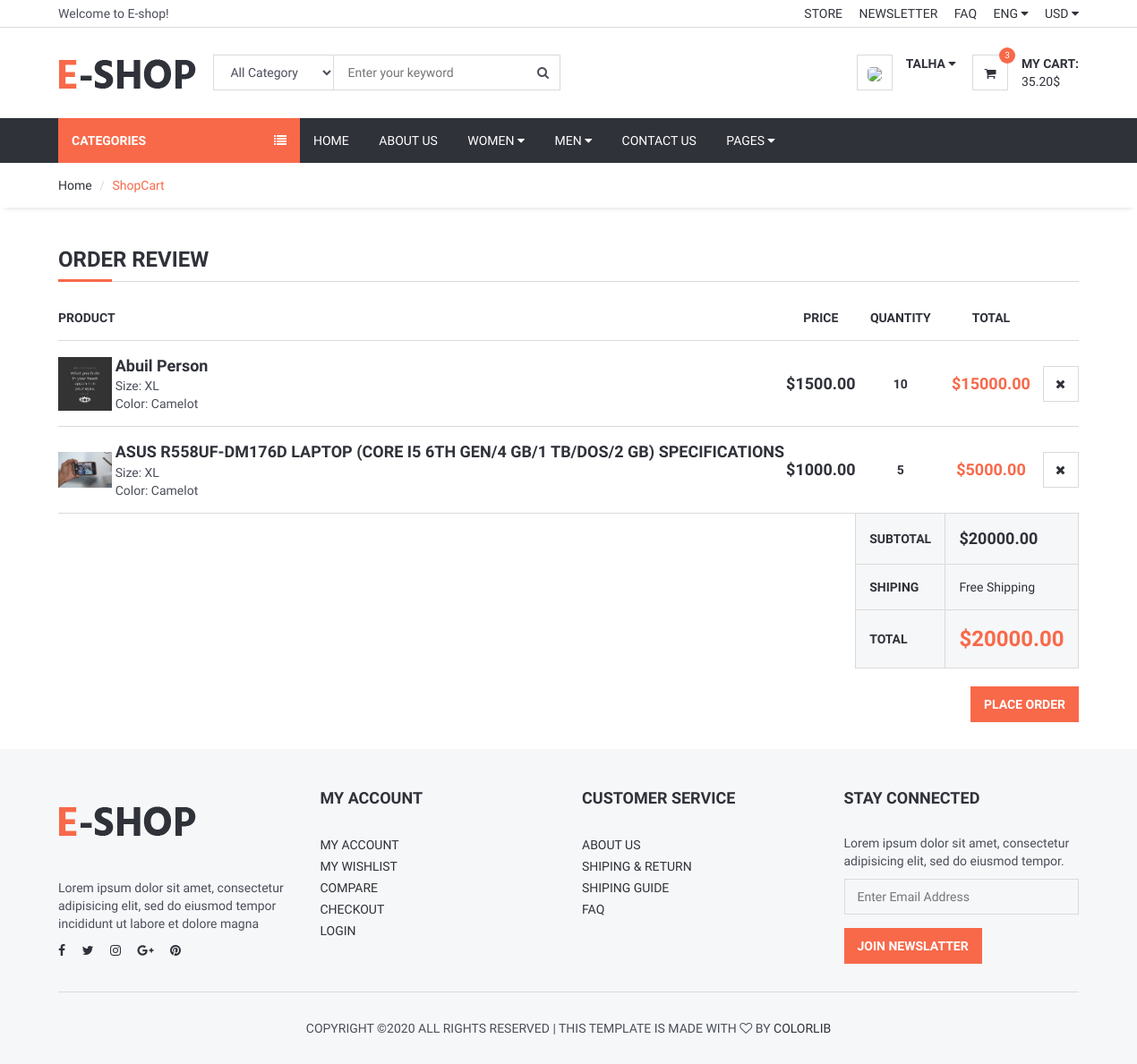
The page /order/shopcart (signed in) on the database as committed earlier.
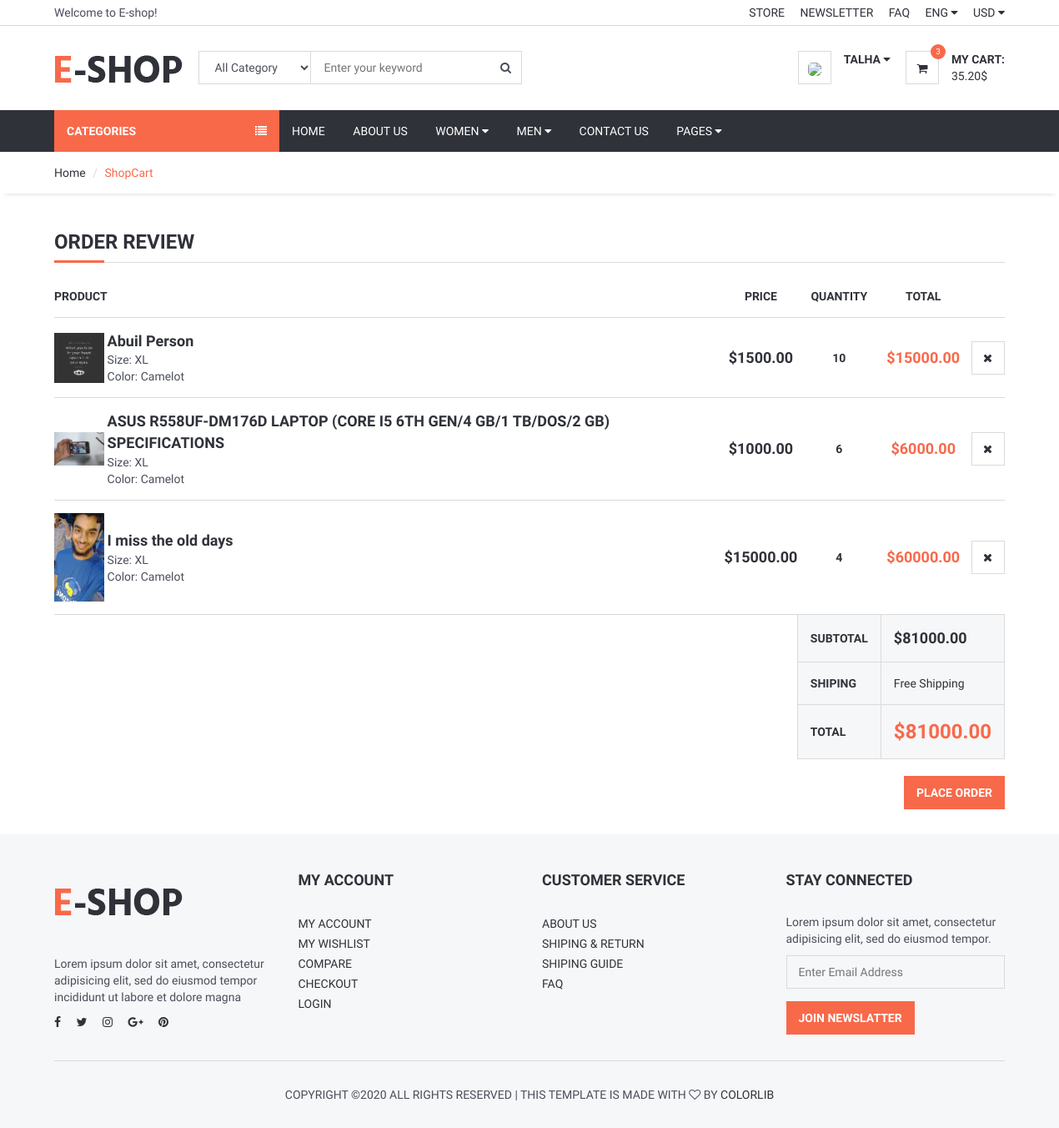
The same page on the database as committed later.
### order/models.py (models this page shows, shortened)
class ShopCart(models.Model):
    user = models.ForeignKey(User, on_delete=models.SET_NULL, null=True)
    product = models.ForeignKey(Product , on_delete=models.SET_NULL, null=True)
    quantity = models.IntegerField()
    @property
    def amount(self):
        return (self.quantity * self.product.price)

### product/models.py (models this page shows, shortened)
class Product(models.Model):
    STATUS = (
        ('True', 'True'),
        ('False', 'False'),
    )
    title = models.CharField(max_length=150)
    keywords = models.CharField(max_length=200)
    category = models.ForeignKey(Category , on_delete=models.CASCADE)
    description = models.TextField()
    image = models.ImageField(upload_to='product_image/')
    price = models.DecimalField(max_digits=12, decimal_places=2)
    amount = models.IntegerField()
    minamount=models.IntegerField()
    detail = RichTextUploadingField()
    slug = models.SlugField(null=False, unique=True)
    status = models.CharField(max_length=5,choices=STATUS)
    create_at = models.DateTimeField(auto_now_add=True)
    update_at = models.DateTimeField(auto_now=True)
    def image_tag(self):
        return mark_safe('<img src="{}" height="50"/>'.format(self.image.url))
    image_tag.short_description = 'Image'

### order/views.py (the view)
# urls.py: path('shopcart', shopcart, name='shopcart'),
@login_required
def shopcart(request):
    category = Category.objects.all()
    current_user = request.user
    shopcart = ShopCart.objects.filter(user_id=current_user.id)
    total = 0
    for rs in shopcart:
        total += rs.product.price * rs.quantity
    context = { 'category': category, 'shopcart': shopcart, 'total': total}
    return render(request, 'shopcart_products.html', context)

### order/templates/shopcart_products.html (shortened to what this page needs)
{% extends 'homebase.html' %}
{% block sidebar %} {% include 'sidebar.html' %} {% endblock %}
{% block body %}
	<div id="breadcrumb">
		<div class="container">
			<ul class="breadcrumb">
                <li><a href="{% url 'index' %}">Home</a></li>
                <li class="active">ShopCart</li>
			</ul>
		</div>
	</div>
	<div class="section">
		<div class="container">
			<div class="row">
				<div class="col-md-12">
					<div class="order-summary clearfix">
						<div class="section-title">
							<h3 class="title">Order Review</h3>
						</div>
						<table class="shopping-cart-table table">
							<thead>
								<tr>
									<th>Product</th>
									<th></th>
									<th class="text-center">Price</th>
									<th class="text-center">Quantity</th>
									<th class="text-center">Total</th>
									<th class="text-right"></th>
								</tr>
							</thead>
							<tbody>
								{% for item in shopcart %}
								<tr>
									<td class="thumb"><img src="{{ item.product.image.url }}" alt=""></td>
									<td class="details">
										<a href="/product/{{ item.product.id }}/{{ item.product.slug }}">{{ item.product.title }}</a>
										<ul>
											<li><span>Size: XL</span></li>
											<li><span>Color: Camelot</span></li>
										</ul>
									</td>
									<td class="price text-center"><strong>${{  item.product.price }}</strong></td>
									<td class="qty text-center"><strong>{{  item.quantity }}</strong></td>
									<td class="total text-center"><strong class="primary-color">${{ item.amount }}</strong></td>
									<td class="text-right"><a href="/order/delete_from_shopcart/{{ item.id }}" onclick="return confirm('Delete ! Are you sure?')" class="main-btn icon-btn"><i class="fa fa-close"></i></a></td>
								</tr>
								{% endfor %}
							</tbody>
							<tfoot>
								<tr>
									<th class="empty" colspan="3"></th>
									<th>SUBTOTAL</th>
									<th colspan="2" class="sub-total">${{ total }}</th>
								</tr>
								<tr>
									<th class="empty" colspan="3"></th>
									<th>SHIPING</th>
									<td colspan="2">Free Shipping</td>
								</tr>
								<tr>
									<th class="empty" colspan="3"></th>
									<th>TOTAL</th>
									<th colspan="2" class="total">${{ total }}</th>
								</tr>
							</tfoot>
						</table>
						<div class="pull-right">
							<a href="/order/orderproduct" class="primary-btn">Place Order</a>
						</div>
					</div>
				</div>
			</div>
		</div>
	</div>
{% endblock  %}

### home/templates/homebase.html (shortened to what this page needs)
{% load static %}
<!DOCTYPE html>
<html lang="en">
<head>
	<link type="text/css" rel="stylesheet" href="{% static 'css/bootstrap.min.css' %}"/>
	<link type="text/css" rel="stylesheet" href="{% static 'css/slick.css' %}" />
	<link type="text/css" rel="stylesheet" href="{% static 'css/slick-theme.css' %}" />
	<link type="text/css" rel="stylesheet" href="{% static 'css/nouislider.min.css' %}" />
	<link rel="stylesheet" href="{% static 'css/font-awesome.min.css' %}">
    <link type="text/css" rel="stylesheet" href="{% static 'css/style.css' %}" />
	<link rel="stylesheet" href="https://ajax.googleapis.com/ajax/libs/jqueryui/1.11.4/themes/smoothness/jquery-ui.css">
</head>
<body>
    {% include "header.html" %}
    {% block sidebar %} {% endblock %}
    {% block body %} {% endblock %}
	{% include 'footer.html' %}
</body>
</html>

### home/templates/header.html (shortened to what this page needs)
{% load static %}
	<header>
		<div id="top-header">
			<div class="container">
				<div class="pull-left">
					<span>Welcome to E-shop!</span>
				</div>
				<div class="pull-right">
					<ul class="header-top-links">
						<li><a href="#">Store</a></li>
						<li><a href="#">Newsletter</a></li>
						<li><a href="#">FAQ</a></li>
						<li class="dropdown default-dropdown">
							<a class="dropdown-toggle" data-toggle="dropdown" aria-expanded="true">ENG <i class="fa fa-caret-down"></i></a>
						</li>
						<li class="dropdown default-dropdown">
							<a class="dropdown-toggle" data-toggle="dropdown" aria-expanded="true">USD <i class="fa fa-caret-down"></i></a>
						</li>
					</ul>
				</div>
			</div>
		</div>
		<div id="header">
			<div class="container">
				<div class="pull-left">
					<div class="header-logo">
						<a class="logo" href="#">
							<img src="{% static 'img/logo.png' %}" alt="">
						</a>
					</div>
					<div class="header-search">
						<form action="/search/" method="POST">
							<input id="query" name="query" class="input search-input" type="text" placeholder="Enter your keyword">
							<select name="catid" class="input search-categories">
								<option value="0">All Category</option>
								{% load mptt_tags %}
							</select>
							<button class="search-btn"><i class="fa fa-search"></i></button>
						</form>
					</div>
				</div>
				<div class="pull-right">
					<ul class="header-btns">
						<li class="header-account dropdown default-dropdown">
							{% if user.id is not None %}
							<div class="dropdown-toggle" role="button" data-toggle="dropdown" aria-expanded="true">
								<div class="header-btns-icon">
									<img src="{{ request.session.userimage }}" style="height: 40px; border-radius: 30%">
								</div>
								<strong class="text-uppercase">{{ user.first_name }} <i class="fa fa-caret-down"></i></strong>
							</div>
							{% else %}
							<a href="{% url 'login_view' %}" class="text-uppercase">Login</a> / <a href="{% url 'signup_view' %}" class="text-uppercase">Sign Up</a>
							{% endif %}
						</li>
						<li class="header-cart dropdown default-dropdown">
							<a href="/order/shopcart">
								<div class="header-btns-icon">
									<i class="fa fa-shopping-cart"></i>
									<span class="qty">3</span>
								</div>
								<strong class="text-uppercase">My Cart:</strong>
								<br>
								<span>35.20$</span>
							</a>
						</li>
					</ul>
				</div>
			</div>
		</div>
	</header>

### home/templates/sidebar.html (shortened to what this page needs)
{% load static %}
<div id="navigation">
    <div class="container">
        <div id="responsive-nav">
            {% if page %}
                <div class="category-nav">
             {% else %}
                <div class="category-nav show-on-click">
            {% endif %}
                <span class="category-header">Categories <i class="fa fa-list"></i></span>
                <!-- {% load mptt_tags %}
                {% load mptt_tags %}
            </div>
            <div class="menu-nav">
                <ul class="menu-list">
                    <li><a href="/">Home</a></li>
                    <li><a href="/about">About Us</a></li>
                    <li class="dropdown mega-dropdown"><a class="dropdown-toggle" data-toggle="dropdown" aria-expanded="true">Women <i class="fa fa-caret-down"></i></a>
                    </li>
                    <li class="dropdown mega-dropdown full-width"><a class="dropdown-toggle" data-toggle="dropdown" aria-expanded="true">Men <i class="fa fa-caret-down"></i></a>
                    </li>
                    <li><a href="/contact">Contact Us</a></li>
                    <li class="dropdown default-dropdown"><a class="dropdown-toggle" data-toggle="dropdown" aria-expanded="true">Pages <i class="fa fa-caret-down"></i></a>
                    </li>
                </ul>
            </div>
        </div>
    </div>
</div>

### home/templates/footer.html (shortened to what this page needs)
{% load static %}
	<footer id="footer" class="section section-grey">
		<div class="container">
			<div class="row">
				<div class="col-md-3 col-sm-6 col-xs-6">
					<div class="footer">
						<div class="footer-logo">
							<a class="logo" href="#">
		            <img src="./img/logo.png" alt="">
		          </a>
						</div>
						<p>Lorem ipsum dolor sit amet, consectetur adipisicing elit, sed do eiusmod tempor incididunt ut labore et dolore magna</p>
						<ul class="footer-social">
							<li><a href="#"><i class="fa fa-facebook"></i></a></li>
							<li><a href="#"><i class="fa fa-twitter"></i></a></li>
							<li><a href="#"><i class="fa fa-instagram"></i></a></li>
							<li><a href="#"><i class="fa fa-google-plus"></i></a></li>
							<li><a href="#"><i class="fa fa-pinterest"></i></a></li>
						</ul>
					</div>
				</div>
				<div class="col-md-3 col-sm-6 col-xs-6">
					<div class="footer">
						<h3 class="footer-header">My Account</h3>
						<ul class="list-links">
							<li><a href="#">My Account</a></li>
							<li><a href="#">My Wishlist</a></li>
							<li><a href="#">Compare</a></li>
							<li><a href="#">Checkout</a></li>
							<li><a href="#">Login</a></li>
						</ul>
					</div>
				</div>
				<div class="col-md-3 col-sm-6 col-xs-6">
					<div class="footer">
						<h3 class="footer-header">Customer Service</h3>
						<ul class="list-links">
							<li><a href="#">About Us</a></li>
							<li><a href="#">Shiping & Return</a></li>
							<li><a href="#">Shiping Guide</a></li>
							<li><a href="#">FAQ</a></li>
						</ul>
					</div>
				</div>
				<div class="col-md-3 col-sm-6 col-xs-6">
					<div class="footer">
						<h3 class="footer-header">Stay Connected</h3>
						<p>Lorem ipsum dolor sit amet, consectetur adipisicing elit, sed do eiusmod tempor.</p>
						<form>
							<div class="form-group">
								<input class="input" placeholder="Enter Email Address">
							</div>
							<button class="primary-btn">Join Newslatter</button>
						</form>
					</div>
				</div>
			</div>
			<hr>
			<div class="row">
				<div class="col-md-8 col-md-offset-2 text-center">
					<div class="footer-copyright">
						Copyright &copy;<script>document.write(new Date().getFullYear());</script> All rights reserved | This template is made with <i class="fa fa-heart-o" aria-hidden="true"></i> by <a href="https://colorlib.com" target="_blank">Colorlib</a>
					</div>
				</div>
			</div>
		</div>
	</footer>
</body>
</html>

Rows that differ between the two databases and show on the page:
changed ShopCart "ASUS R558UF-DM176D LAPTOP (CORE I5 6TH GEN/4 GB/1 TB/DOS/2 GB) SPECIFICATIONS": quantity "5" → "6"; amount "5000.00" → "6000.00"
added ShopCart: product.image (picture), product "I miss the old days", product.price "15000.00", quantity "4", amount "60000.00"
Other text that changed with them:
{{ total }}: "20000.00" → "81000.00"
